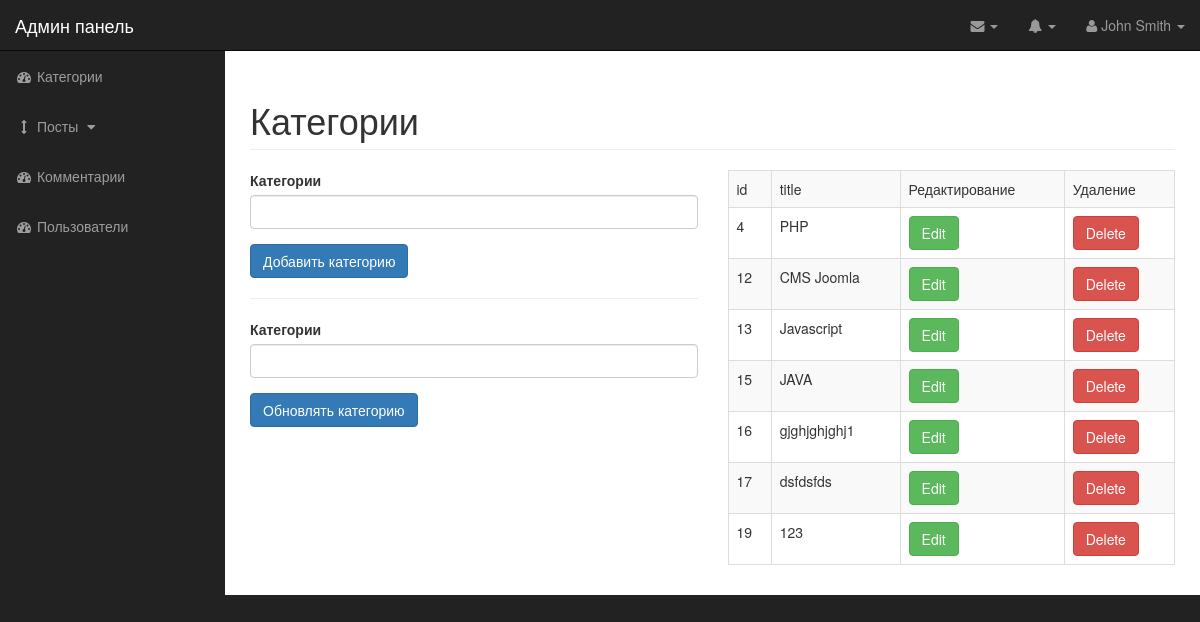
The app's page /admin/categories.php with its own data.
### tables this page shows
CREATE TABLE `categories` (
  `id` int(11) NOT NULL,
  `title` varchar(255) NOT NULL
);

### function.php (the view, shortened to what this page needs)
<?php
function allCategories() {
    global $connection;
    $sql_cat = "SELECT * FROM categories";
    $cat_query = mysqli_query($connection, $sql_cat);
    foreach ($cat_query as $item) { ?>
        <tr>
            <td><?= $item['id'] ?></td>
            <td><?= $item['title'] ?></td>
            <td><a href="categories.php?edit=<?= $item['id'] ?>" class="btn btn-success">Edit</a></td>
            <td><a href="categories.php?delete=<?= $item['id'] ?>" class="btn btn-danger">Delete</a></td>
        </tr>
        <?php
    }
}
?>

### admin/css/sb-admin.css (style rules this page uses)
body { margin-top: 100px; background-color: #222; }
@media (min-width:768px) { body { margin-top: 50px; } }

### records on screen
categories: id "4", title "PHP"
categories: id "12", title "CMS Joomla"
categories: id "13", title "Javascript"
categories: id "15", title "JAVA"
categories: id "16", title "gjghjghjghj1"
categories: id "17", title "dsfdsfds"
categories: id "19", title "123"
